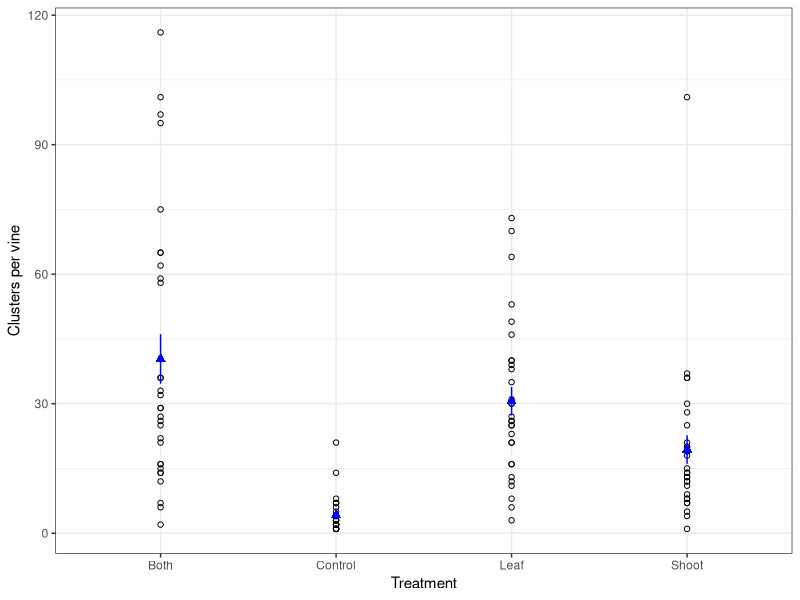
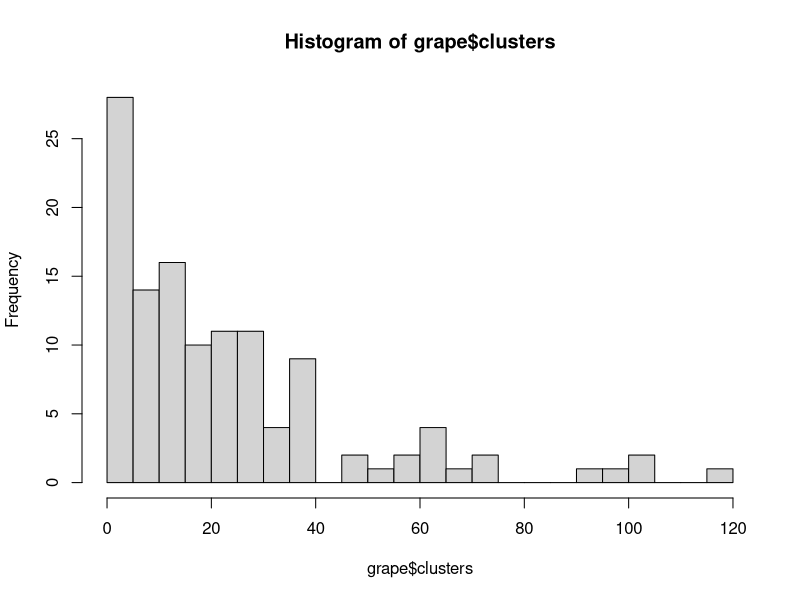
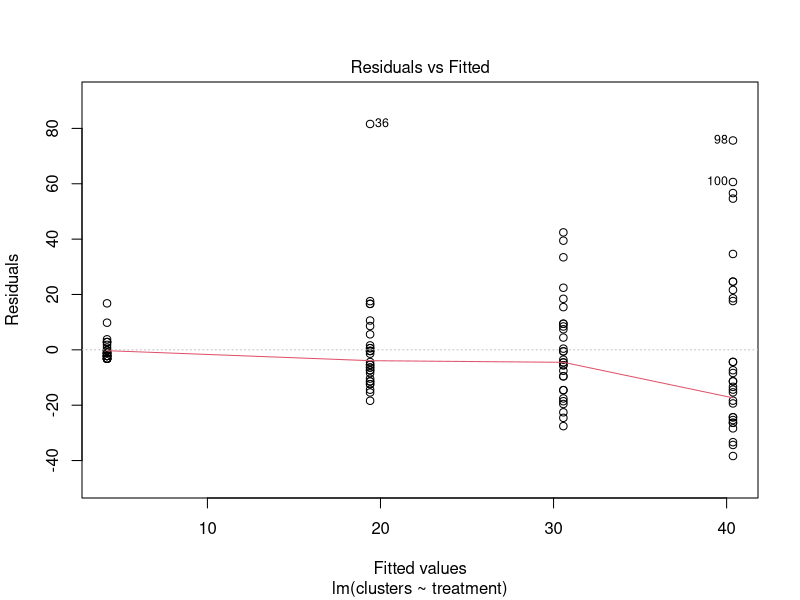
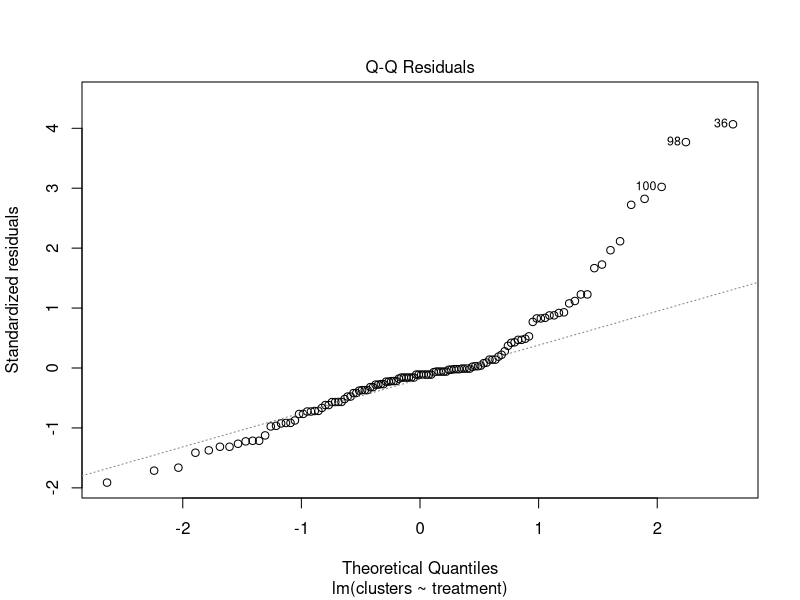
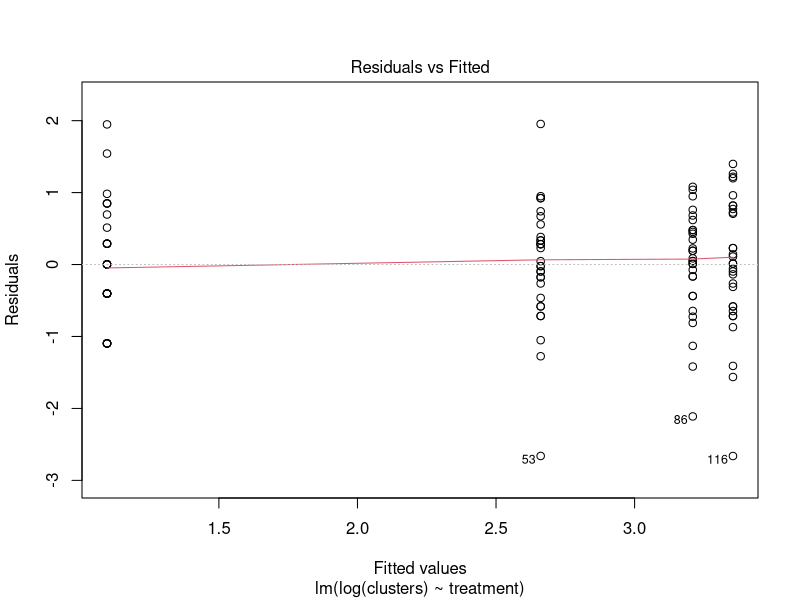
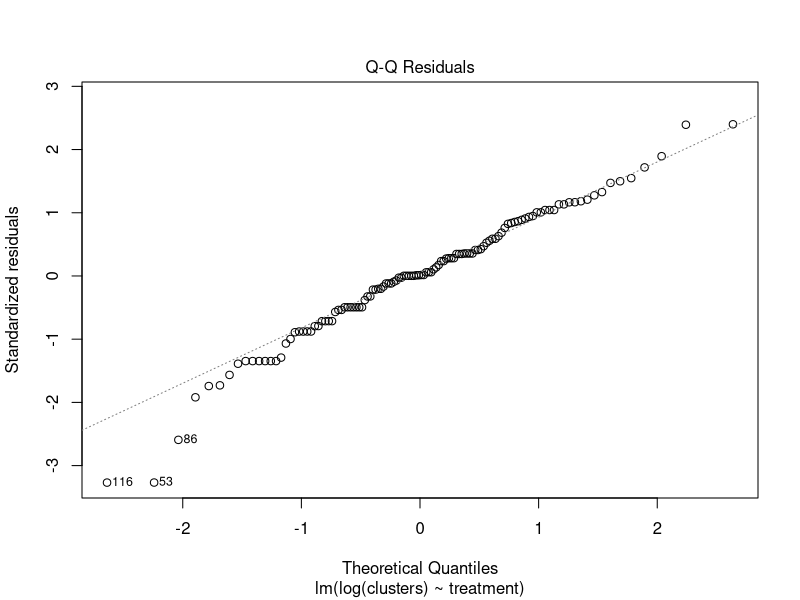
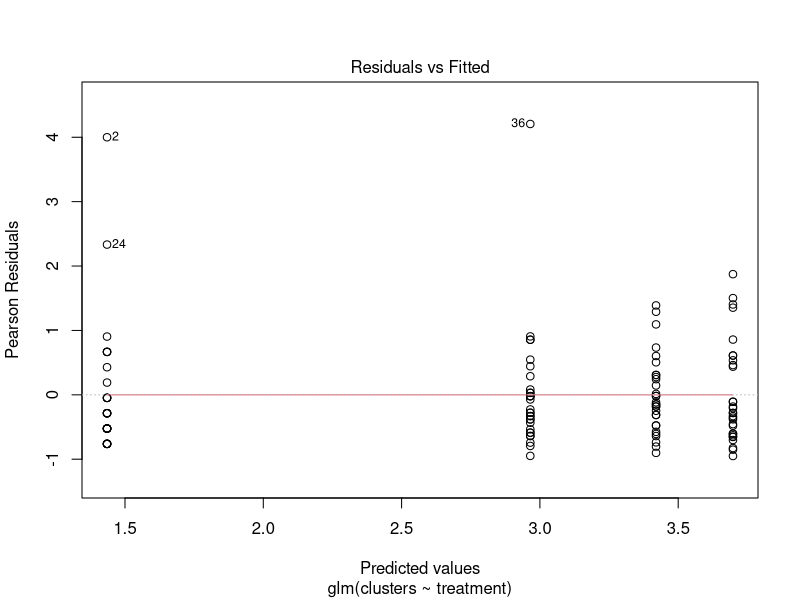
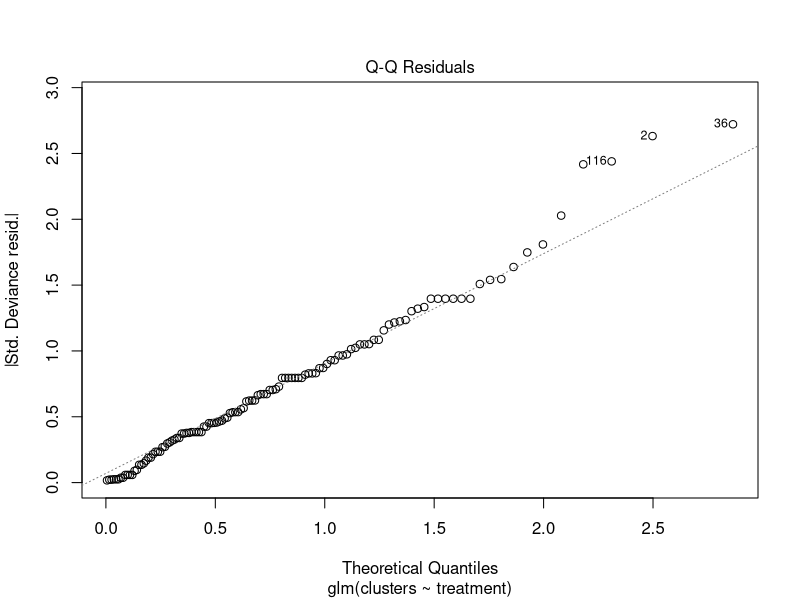

These figures' R source, in order:
## ---- chunk 1
library(ggplot2)
library(emmeans)
## ---- chunk 2
grape <- read.csv('./data/grape.csv')
head(grape)
## ---- chunk 3
ggplot()+
  geom_point(data = grape,
             aes(x = treatment, y = clusters),
             pch = 1)+
  stat_summary(data = grape,
               fun.data = 'mean_se',
               aes(x = treatment, y = clusters),
               col = 'blue',
               pch = 17)+
  labs(y = 'Clusters per vine', x = 'Treatment')+
  theme_bw()
## ---- chunk 4
hist(grape$clusters,
     breaks = 20)
## ---- chunk 5
model1 <- lm(clusters ~ treatment, 
             data = grape)
anova(model1)
emmeans(model1, ~ treatment)
## ---- chunk 6
plot(model1, which = 1)
plot(model1, which = 2)
## ---- chunk 7
ml <- lm(log(clusters) ~ treatment, 
         data = grape)
anova(ml)
## ---- chunk 8
plot(ml, which = 1)
plot(ml, which = 2)
## ---- chunk 9
log_means <- emmeans(ml, ~ treatment)
log_means <- data.frame(log_means)
log_means
## ---- chunk 10
exp(log_means$emmean)
## ---- chunk 11
exp(3.354933 - 1.096407)
28.643684 / 2.993392
## ---- chunk 12
mod_glm <- glm(clusters ~ treatment,
               family = Gamma(link = "log"),
               data = grape)
## ---- chunk 13
plot(mod_glm, which = 1)
plot(mod_glm, which = 2)
## ---- chunk 14
emmeans(mod_glm, ~ treatment, type = 'response')
